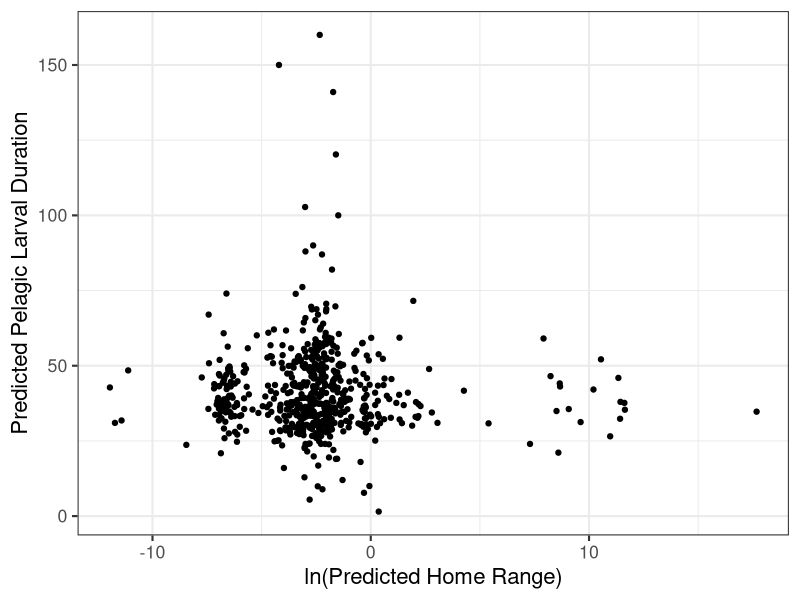

This chart was generated by the following R code: (Note: this script raises an error after producing the figure.)
## ---- chunk 1
knitr::opts_chunk$set(echo = TRUE, message = FALSE, warning = FALSE)

library(tidyverse)
library(patchwork)
library(cowplot)
library(ggpubr)
library(ggrepel)

## ---- chunk 2
filled_data2 <- read_csv(here::here("01_data", "02_processed_data", "filled_data2.csv")) %>%
  mutate_if(is.character, as.factor)
## ---- chunk 3

# homerange vs PLD
fishbase_data_gmm <- filled_data2 %>%
  mutate(class2 = as.factor(class2))

hr_hist = ggplot(fishbase_data_gmm, aes(log(home_range))) +
  geom_histogram() +
  theme_bw(base_size = 16) +
  labs(y = "Count",
       x = "ln(Predicted Home Range)")

pld_hist = ggplot(fishbase_data_gmm, aes(pld)) +
  geom_histogram() +
  theme_bw(base_size = 16)  +
  labs(y = "Count",
       x = "Predicted Pelagic Larval Duration")

dist_plot = hr_hist / pld_hist

p1 <- ggplot(fishbase_data_gmm, aes(log(home_range), pld)) +
  geom_jitter() +
  theme_bw(base_size = 16) +
  labs(
    y = "Predicted Pelagic Larval Duration",
    x = "ln(Predicted Home Range)"
  )

p1



# gmm plot


example_fish <- filled_data2 %>% 
  select(species, fb_name, class2, class3, magnitude_homerange, month_pld) %>% 
  filter(fb_name %in% c(
    "Hogfish", "Yellow snapper", "Blackfin tuna", "Humphead wrasse", "Pacific red snapper", 
    "Giant seabass", "Lemon sole", "Chum salmon", "Pacific ocean perch", "Atlantic herring", 
    "Atlantic cod", "Haddock", "Atlantic salmon", "California sheephead", "Black seabream", 
    "Blue marlin", "Yellowfin tuna", "Swordfish"
    #"Blackhead seabream", "Pink salmon", "Coho salmon", "Ghost shark", "Pollack", "Polar cod", "Sockeye salmon", "Chinook salmon"
    ))


gmm_new_fig <- ggplot(fishbase_data_gmm, aes(magnitude_homerange, month_pld)) +
  geom_jitter(aes(color = class2)) +
  theme_bw(base_size = 16) +
  labs(
    x = "Predicted Home Range Magnitude",
    y = "Predicted Pelgaic Larval Duration Month",
    color = "Class (Homerange/PLD)"
  ) +
  theme(legend.position = "bottom") +
  scale_color_viridis_d() +
  geom_label_repel(data = subset(fishbase_data_gmm, fb_name %in% c("Hogfish", "Yellow snapper", "Blackfin tuna")),
                            aes(x = magnitude_homerange, y = month_pld, label = fb_name, color = class2, fontface = "bold"),
                            vjust = "outward", hjust = "outward",
                            min.segment.length = 0,
                            nudge_y = -0.5,
                            show.legend = FALSE) +
  geom_label_repel(data = subset(fishbase_data_gmm, fb_name %in% c("Humphead wrasse", "Pacific red snapper", "Giant seabass")),
                            aes(x = magnitude_homerange, y = month_pld, label = fb_name, color = class2, fontface = "bold"),
                            #vjust = "outward", hjust = "outward",
                            min.segment.length = 0,
                            box.padding = 0.7,
                            nudge_x = -2, 
                            show.legend = FALSE) +
  geom_label_repel(data = subset(fishbase_data_gmm, fb_name %in% c("Lemon sole", "Chum salmon", "Pacific ocean perch")),
                            aes(x = magnitude_homerange, y = month_pld, label = fb_name, color = class2, fontface = "bold"),
                            vjust = "outward", hjust = "outward",
                            min.segment.length = 0,
                            nudge_x = 0, nudge_y = 0.8,
                            show.legend = FALSE) +
  geom_label_repel(data = subset(fishbase_data_gmm, fb_name %in% c("Atlantic herring", "Atlantic cod", "Haddock")),
                            aes(x = magnitude_homerange, y = month_pld, label = fb_name, color = class2, fontface = "bold"),
                            vjust = "outward", hjust = "outward",
                            min.segment.length = 0,
                            nudge_y = 0, 
                            show.legend = FALSE) +
  geom_label_repel(data = subset(fishbase_data_gmm, fb_name %in% c("Atlantic salmon", "California sheephead", "Black seabream")),
                            aes(x = magnitude_homerange, y = month_pld, label = fb_name, color = class2, fontface = "bold"),
                            vjust = "outward", hjust = "outward",
                            min.segment.length = 0,
                            nudge_y = 1, nudge_x = 1.5, 
                            show.legend = FALSE) +
  geom_label_repel(data = subset(fishbase_data_gmm, fb_name %in% c("Blue marlin", "Yellowfin tuna", "Swordfish")),
                            aes(x = magnitude_homerange, y = month_pld, label = fb_name, color = class2, fontface = "bold"),
                            vjust = "outward", hjust = "outward",
                            min.segment.length = 0,
                            nudge_x = 0, 
                            show.legend = FALSE)

gmm_new_fig
#ggsave(gmm_new_fig, file = paste0("gmm_fig.png"), path = here::here("04_figs"), height = 8, width = 15)


# panel
gmm_panel <- (dist_plot | p1) / gmm_new_fig + 
  plot_annotation(tag_levels = 'A')

gmm_panel
#ggsave(gmm_panel, file = paste0("gmm_panel.pdf"), path = here::here("04_figs"), height = 10, width = 15)

## ---- chunk 4

missing <- miss_var_summary(filled_data2)

missing_data <- filled_data2 %>%
  dplyr::select(
    oxygen_cons, temp_range, dev_place,
    longevity_wild, temp_preferred, iucn_category
  ) %>% 
  rename("Oxygen Consumption Rate" = oxygen_cons,
         "Temperature Range" = temp_range,
         "Place of Development" = dev_place,
         "Maximum Recorded Lifespan" = longevity_wild,
         "Optimal Temperature" = temp_preferred,
         "IUCN Category" = iucn_category)

missing_fig <- gg_miss_var(missing_data) + # figure showing the missing data
  theme_bw(base_size = 16) +
  labs(y = "Number of Species Missing Data", x = "Variable") +
  theme(axis.title.x = element_text(vjust = -1))

missing_fig

#ggsave(missing_fig, file = paste0("missing_data.pdf"), path = here::here("04_figs", "final_figs"), height = 5, width = 10)

## ---- chunk 5
# continuous

plot_data <- filled_data2 %>%
  mutate(class2 = as.factor(class2), 
         class3 = as.factor(class3), 
         order = as.factor(order)
         )

response <- "class2"
expl_cont <- c(
  "temp_preferred", "fecundity_mean",
  "longevity_wild", "sp_richness", "length", "kfin",
  "r_fin", "diet_troph3", "oxygen_cons", "temp_range"
)

box_data <- function(x, y) {
  ggplot(plot_data, aes(x = .data[[y]], y = .data[[x]])) +
    geom_boxplot(aes(color = .data[[y]])) +
    theme_bw() +
    coord_flip() +
    labs(
      x = "Movement Class",
      color = "Class (Homerange/PLD)"
    ) +
    scale_color_viridis_d()
}

#plots_cont <- map(expl_cont, ~ box_data(.x, "class2"))
#plots_cont
## ---- chunk 6
temp_plot <- box_data(x = "temp_preferred", y = "class2") +
  labs(y = "Optimal Temperature", x = "")
fecund_plot <- box_data(x = "fecundity_mean", y = "class2") + stat_kruskal_test(label.y = 1000000, label.x = 5.5, position = "jitter") +
  labs(y = "Mean Fecundity", x = "Movement Class")
long_plot <- box_data(x = "longevity_wild", y = "class2") +
  labs(y = "Longevity", x = "")
sp_rich_plot <- box_data(x = "sp_richness", y = "class2") + stat_kruskal_test(label.y = 1100, position = "jitter") +
  labs(y = "Species Richness", x = "Movement Class") + theme(axis.title.y = element_blank(), axis.text.y = element_blank())
length_plot <- box_data(x = "length", y = "class2") +
  labs(y = "Length", x = "Movement Class") #+ theme(axis.title.y = element_blank(), axis.text.y = element_blank())
kfin_plot <- box_data(x = "kfin", y = "class2") + stat_kruskal_test(label.y = 10000000, position = "jitter") +
  labs(y = "Carrying Capacity", x = "Movement Class") + theme(axis.title.y = element_blank(), axis.text.y = element_blank())
r_fin_plot <- box_data(x = "r_fin", y = "class2") + stat_kruskal_test(label.y = 1, label.x = 6, position = "jitter") +
  labs(y = "Growth Rate", x = "Movement Class")
diet_plot <- box_data(x = "diet_troph3", y = "class2") + stat_kruskal_test(label.y = 2.5, label.x = 5.5, position = "jitter") +
  labs(y = "Trophic Level", x = "Movement Class") + theme(axis.title.y = element_blank(), axis.text.y = element_blank())
oxygen_plot <- box_data(x = "oxygen_cons", y = "class2") + stat_kruskal_test(label.y = 2000, label.x = 6, position = "jitter") +
  labs(y = "Oxygen Consumption", x = "Movement Class")
temp_range_plot <- box_data(x = "temp_range", y = "class2") + stat_kruskal_test(label.y = 20, label.x = 3.5, position = "jitter") +
  labs(y = "Temperature Range", x = "Movement Class") + theme(axis.title.y = element_blank(), axis.text.y = element_blank())

 
numeric_panel <- ((temp_plot | length_plot) / 
    (long_plot | diet_plot) /
    (r_fin_plot | kfin_plot) / 
    (fecund_plot | sp_rich_plot) /
    (oxygen_plot | temp_range_plot)) + 
  plot_layout(guides = "collect") + plot_annotation(tag_levels = 'A')

numeric_panel
#ggsave(numeric_panel, file = paste0("numeric_panel.png"), path = here::here("04_figs", "individual_plots", "numeric"), height = 21, width = 14) 

tll_panel <- (temp_plot / length_plot / long_plot) +
  plot_layout(guides = "collect") + plot_annotation(tag_levels = "A") &
  theme_bw(base_size = 16) & theme(legend.position = "none")

tll_panel
#ggsave(tll_panel, file = paste0("tll_panel.pdf"), path = here::here("04_figs"), height = 12, width = 6)

## ---- chunk 7

ggsave(temp_plot, file = paste0("temp_plot.png"), path = here::here("04_figs", "individual_plots", "numeric"), height = 10, width = 10) 
ggsave(fecund_plot, file = paste0("fecund_plot.png"), path = here::here("04_figs", "individual_plots", "numeric"), height = 10, width = 10)
ggsave(long_plot, file = paste0("long_plot.png"), path = here::here("04_figs", "individual_plots", "numeric"), height = 10, width = 10)
ggsave(sp_rich_plot, file = paste0("sp_rich_plot.png"), path = here::here("04_figs", "individual_plots", "numeric"), height = 10, width = 10)
ggsave(length_plot, file = paste0("length_plot.png"), path = here::here("04_figs", "individual_plots", "numeric"), height = 10, width = 10)
ggsave(kfin_plot, file = paste0("kfin_plot.png"), path = here::here("04_figs", "individual_plots", "numeric"), height = 10, width = 10)
ggsave(r_fin_plot, file = paste0("r_fin_plot.png"), path = here::here("04_figs", "individual_plots", "numeric"), height = 10, width = 10)
ggsave(diet_plot, file = paste0("diet_plot.png"), path = here::here("04_figs", "individual_plots", "numeric"), height = 10, width = 10)
ggsave(oxygen_plot, file = paste0("oxygen_plot.png"), path = here::here("04_figs", "individual_plots", "numeric"), height = 10, width = 10)
ggsave(temp_range_plot, file = paste0("temp_range_plot.png"), path = here::here("04_figs", "individual_plots", "numeric"), height = 10, width = 10)

## ---- chunk 8
# categorical

expl_cat <- c(
  "climate", "body_shape_i", "dev_place", "movement_keyword",
  "demers_pelag", "iucn_category",
  "circadian", "food_mode", "ocean", "basin"
)

scatter_data <- function(x, y) {
  ggplot(plot_data, aes(x = .data[[x]], y = .data[[y]])) +
    geom_jitter(aes(color = .data[[y]])) +
    theme_bw() +
    labs(
      y = "Movement Class",
      color = "Class (homerange/PLD)"
    ) +
    scale_color_viridis_d() +
    theme(axis.text.x = element_text(angle = 40, hjust = 1))
}

#plots_cat <- map(expl_cat, ~ scatter_data(.x, "class2"))
#plots_cat
## ---- chunk 9

body_plot <- scatter_data(x = "body_shape_i", y = "class2")
dev_plot <- scatter_data(x = "dev_place", y = "class2")
movement_plot <- scatter_data(x = "movement_keyword", y = "class2")
demers_plot <- scatter_data(x = "demers_pelag", y = "class2")
iucn_plot <- scatter_data(x = "iucn_category", y = "class2")
food_plot <- scatter_data(x = "food_mode", y = "class2")


ggsave(climate_plot, file = paste0("climate_plot.png"), path = here::here("04_figs", "individual_plots", "categorical"), height = 10, width = 10)
ggsave(body_plot, file = paste0("body_plot.png"), path = here::here("04_figs", "individual_plots", "categorical"), height = 10, width = 10)
ggsave(dev_plot, file = paste0("dev_plot.png"), path = here::here("04_figs", "individual_plots", "categorical"), height = 10, width = 10)
ggsave(movement_plot, file = paste0("movement_plot.png"), path = here::here("04_figs", "individual_plots", "categorical"), height = 10, width = 10)
ggsave(demers_plot, file = paste0("demers_plot.png"), path = here::here("04_figs", "individual_plots", "categorical"), height = 10, width = 10)
ggsave(iucn_plot, file = paste0("iucn_plot.png"), path = here::here("04_figs", "individual_plots", "categorical"), height = 10, width = 10)
ggsave(food_plot, file = paste0("food_plot.png"), path = here::here("04_figs", "individual_plots", "categorical"), height = 10, width = 10)
